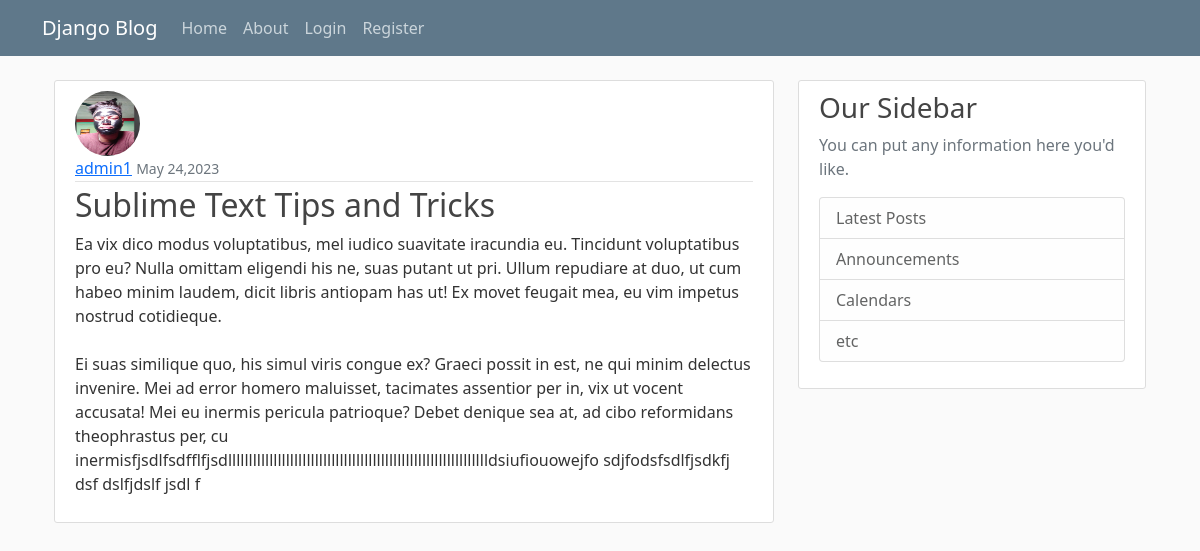
The page /post/14 on the database its author committed.
### blog/models.py (models this page shows, shortened)
class Post(models.Model):
    title = models.CharField(max_length=100)
    content = models.TextField()
    date_posted = models.DateTimeField(default=timezone.now)
    author = models.ForeignKey(User,on_delete=models.CASCADE)

### users/models.py (models this page shows, shortened)
class Profile(models.Model):
    user = models.OneToOneField(User, on_delete=models.CASCADE)
    image = models.ImageField(default='default.jpg', upload_to='profile_pics')

### blog/views.py (the view)
# urls.py: path('post/<int:pk>',PostDetailView.as_view(),name='post-detail'),
class PostDetailView(DetailView):
    model = Post

### blog/templates/blog/post_detail.html (shortened to what this page needs)
{% extends 'blog/base.html' %}
{% block content %}
<article class="media content-section">
  <img class="rounded-circle article-img" src="{{object.author.profile.image.url}}">
    <div class="media-body">
      <div class="article-metadata">
        <a class="mr-2" href="{% url 'user-posts' object.author.username %}">{{ object.author }}</a>
        <small class="text-muted">{{ object.date_posted|date:"F d,Y" }}</small>
      </div>
      <h2 class="article-title" >{{ object.title }}</h2>
      <p class="article-content">{{ object.content }}</p>
    </div>
  </article>
{% endblock content %}

### blog/static/blog/main.css (style rules this page uses)
body { background: #fafafa; color: #333333; margin-top: 5rem; }
h1, h2, h3, h4, h5, h6 { color: #444444; }
.content-section { background: #ffffff; padding: 10px 20px; border: 1px solid #dddddd; border-radius: 3px; margin-bottom: 20px; }
.article-title { color: #444444; }
.article-content { white-space: pre-line; }
.article-img { height: 65px; width: 65px; margin-right: 16px; }
.article-metadata { padding-bottom: 1px; margin-bottom: 4px; border-bottom: 1px solid #e3e3e3 }

### rows shown on the page
Post: author.profile.image (picture), author "admin1", date_posted "May 24,2023", title "Sublime Text Tips and Tricks", content "Ea vix dico modus voluptatibus, mel iudico suavitate iracundia eu. Tincidunt voluptatibus pro eu? Nulla omittam eligendi his ne, suas putant ut pri. Ullum repudiare at duo, ut cum habeo minim laudem, dicit libris antiopam has ut! Ex movet feugait mea, eu vim impetus nostrud cotidieque. Ei suas similique quo, his simul viris congue ex? Graeci possit in est, ne qui minim delectus invenire. Mei ad error homero maluisset, tacimates assentior per in, vix ut vocent accusata! Mei eu inermis pericula patrioque? Debet denique sea at, ad cibo reformidans theophrastus per, cu inermisfjsdlfsdfflfjsdllllllllllllllllllllllllllllllllllllllllllllllllllllllllllllllldsiufiouowejfo sdjfodsfsdlfjsdkfj dsf…"
